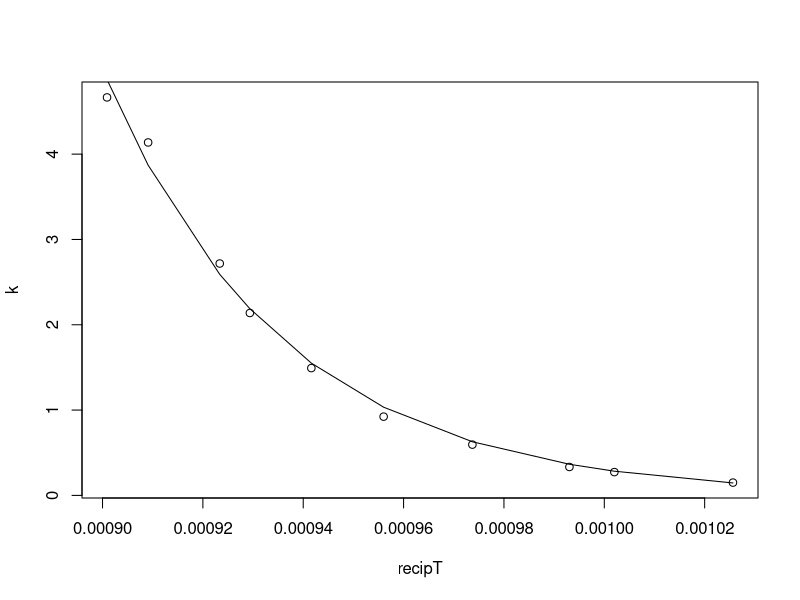

The R script that drew this image:
#this R script solves PRoblem 2 part b

k<-c(.15,.273,.333,.595,.923,1.492,2.138,2.718,4.137,4.665) #This stores the k
TinC<-c(702,725,734,754,773,789,803,810,827,837) #This stores the temperature in Celsius
TinK=TinC+273 #This stores the temperature in K
lnk=log(k)
recipT=1/TinK
expT=exp(recipT)
dataframe1<-data.frame(k,TinC,TinK,lnk,recipT,expT)
#pick starting points 
astart=38000
bstart=-1000
#use R built in nls solver
modelab<-nls(k~a*exp(b/TinK),start=list(a=astart,b=bstart),control=nls.control(maxiter=200))
#report summary of the model
summary(modelab)
# report R^2 value
cor(k,predict(modelab))
#plot the experimental data
plot(recipT,k)
#plot the derived equation fitted line
lines(recipT,predict(modelab))